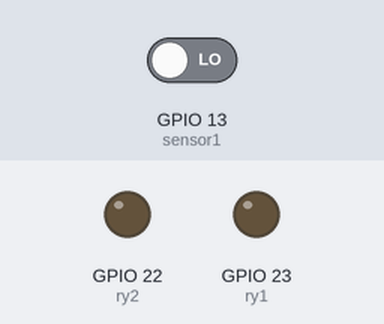
A sketch run on a simulated ESP32. Parts: output pins drawn as LEDs (lit = HIGH). The test bench sets the inputs (shaded band); at power-on: GPIO 13 (sensor1) LOW.

Above: at 1.2 s.
1.3 s: GPIO 13 (sensor1) driven HIGH
At 1.8 s:
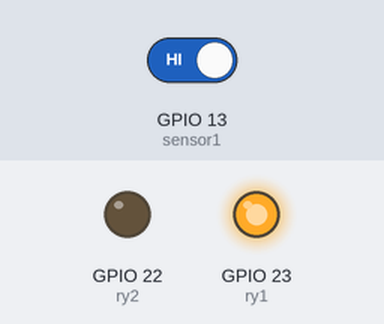
2.8 s: GPIO 13 (sensor1) driven LOW
At 4.1 s:
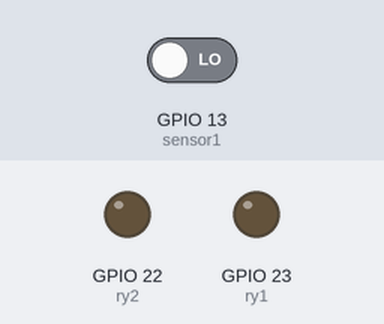
Timing chart, 0 to 5.8 s (numbered marks = the images above; inputs shaded):
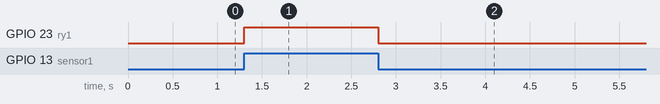

Measured:
- after the input at 1.3 s, GPIO 23 (ry1): LOW → HIGH at once
- after the input at 2.8 s, GPIO 23 (ry1): HIGH → LOW at once

The sketch:

ESP32-Relay.ino
```cpp
const int ry1 = 23;
const int ry2 = 22;
const int sensor1 = 13;

void setup() {
   pinMode(ry1, OUTPUT);
   pinMode(ry2, OUTPUT);
   pinMode(sensor1, INPUT);
}

void loop() {
   if(digitalRead(sensor1) == HIGH){
      digitalWrite(ry1, HIGH);
   }else{
      digitalWrite(ry1, LOW);
   }
}
```
